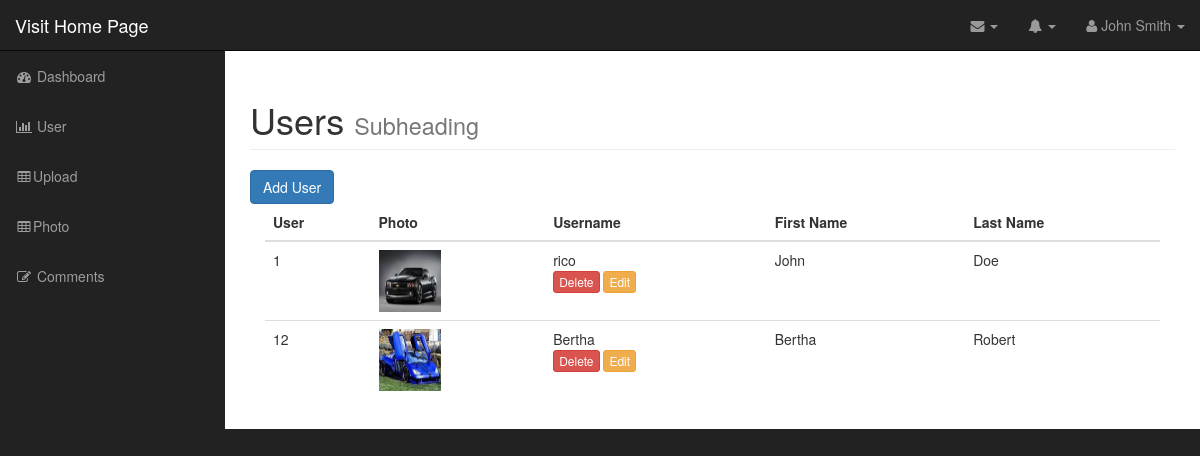
The page /admin/users.php (signed in) on the database its author committed.
### tables this page shows
CREATE TABLE `users` (
  `id` int(11) NOT NULL,
  `username` varchar(255) NOT NULL,
  `password` varchar(255) NOT NULL,
  `first_name` varchar(255) NOT NULL,
  `last_name` varchar(255) NOT NULL,
  `user_image` varchar(255) NOT NULL
);

### admin/includes/database.php (called while the page is built, shortened)
<?php
class Database {
    public $connection;
    public function  open_db_connection(){
        $this->connection = new mysqli(DB_HOST, DB_USER, DB_PASS, DB_NAME, DB_PORT);
    }
    public function query($sql){
        $result = $this->connection->query($sql);
        return $result;
    }
}
$database = new Database();

### admin/includes/db_object.php (called while the page is built, shortened)
<?php
class Db_object{
    public static function find_all()
    {
        return static::find_by_query("SELECT * FROM ".  static::$db_table    ." ");
    }
    public  static  function  find_by_query($sql){
        global $database;
        $result_set = $database->query($sql);
        $the_object_array = [];
        while($row = mysqli_fetch_array($result_set)){
            $the_object_array[] = static::instantation($row);
        }
        return     $the_object_array;
    }
    public static  function  instantation($the_record){
        $the_object = new $calling_class;
        foreach ($the_record as $the_attribute => $value) {
            if ($the_object->has_the_attribute($the_attribute)) {
                $the_object->$the_attribute = $value;
            }
        }
        return $the_object;
    }
    private function  has_the_attribute($the_attribute) {
        $object_properties = get_object_vars($this);
        return array_key_exists($the_attribute, $object_properties);
    }
}

### admin/includes/user.php (called while the page is built, shortened)
<?php
class User  extends  Db_object
{
    public $user_image;
    public $upload_directory     = "images";
    public $image_placeholder    = "https://placehold.it/400x400&text=image";
    public function  image_path_and_placeholder(){
        return empty($this->user_image) ? $this->image_placeholder : $this->upload_directory .DS. $this->user_image;
    }
}

### admin/users.php (the view, shortened to what this page needs)
<?php include("includes/header.php"); ?>
<?php
$users = User::find_all();
?>
<nav class="navbar navbar-inverse navbar-fixed-top" role="navigation">
    <?php include("includes/top_nav.php")?>
    <?php include ("includes/side_nav.php")?>
</nav>
<div id="page-wrapper">
    <div class="container-fluid">
        <div class="row">
            <div class="col-lg-12">
                <h1 class="page-header">
                    Users
                    <small>Subheading</small>
                </h1>
                <a href="add_user.php" class="btn btn-primary">Add User</a>
                <div class="col-md-12">
                    <table class="table table-hover">
                        <thead>
                        <tr>
                            <th>User</th>
                            <th>Photo</th>
                            <th>Username</th>
                            <th>First Name</th>
                            <th>Last Name</th>
                        </tr>
                        </thead>
                        <tbody>
                        <?php   foreach ($users as $user)  : ?>
                            <tr>
                                <td><?php echo $user->id; ?></td>
                                <td><img src="<?php  echo $user->image_path_and_placeholder();?>" alt="" class="admin-user-thumbnail user_image" ></td>
                                <td><?php echo $user->username; ?>
                                    <div class="action_link">
                                        <a href="delete_user.php?id=<?php echo $user->id;?>" class="btn btn-xs btn-danger">Delete</a>
                                        <a href="edit_user.php?id=<?php echo $user->id;?>" class="btn btn-xs btn-warning">Edit</a>
                                    </div>
                                </td>
                                <td><?php echo $user->first_name; ?></td>
                                <td><?php echo $user->last_name; ?></td>
                            </tr>
                        <?php endforeach;?>
                        </tbody>
                    </table>
                </div>
            </div>
        </div>
    </div>
</div>
<?php include("includes/footer.php"); ?>

### admin/css/sb-admin.css (style rules this page uses)
body { margin-top: 100px; background-color: #222; }
@media (min-width:768px) { body { margin-top: 50px; } }
#page-wrapper { width: 100%; padding: 0; background-color: #fff; }
@media (min-width:768px) { #page-wrapper { padding: 10px; } }

### admin/css/styles.css (style rules this page uses)
.user_image { width:62px; height:62px; }

### rows shown on the page
users: id "1", user_image (picture), username "rico", first_name "John", last_name "Doe"
users: id "12", user_image (picture), username "Bertha", first_name "Bertha", last_name "Robert"
